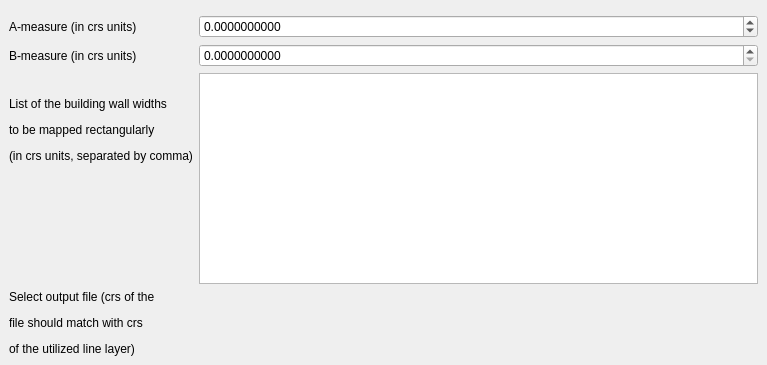
<?xml version="1.0" encoding="UTF-8"?>
<ui version="4.0">
 <class>RectangularDockWidget</class>
 <widget class="QDockWidget" name="RectangularDockWidget">
  <property name="geometry">
   <rect>
    <x>0</x>
    <y>0</y>
    <width>767</width>
    <height>365</height>
   </rect>
  </property>
  <property name="windowTitle">
   <string>Rectangular mapping of points with respect to the line</string>
  </property>
  <widget class="QWidget" name="dockWidgetContents">
   <layout class="QHBoxLayout" name="horizontalLayout">
    <item>
     <layout class="QFormLayout" name="formLayout">
      <item row="0" column="1">
       <layout class="QHBoxLayout" name="horizontalLayout_2"/>
      </item>
      <item row="2" column="0">
       <widget class="QLabel" name="label">
        <property name="text">
         <string>A-measure (in crs units)</string>
        </property>
       </widget>
      </item>
      <item row="2" column="1">
       <widget class="QDoubleSpinBox" name="doublespinbox_a">
        <property name="decimals">
         <number>10</number>
        </property>
        <property name="minimum">
         <double>-99999999.000000000000000</double>
        </property>
        <property name="maximum">
         <double>99999999.000000000000000</double>
        </property>
        <property name="singleStep">
         <double>0.010000000000000</double>
        </property>
       </widget>
      </item>
      <item row="3" column="0">
       <widget class="QLabel" name="label_2">
        <property name="text">
         <string>B-measure (in crs units)</string>
        </property>
       </widget>
      </item>
      <item row="3" column="1">
       <widget class="QDoubleSpinBox" name="doublespinbox_b">
        <property name="decimals">
         <number>10</number>
        </property>
        <property name="maximum">
         <double>99999999.000000000000000</double>
        </property>
        <property name="singleStep">
         <double>0.001000000000000</double>
        </property>
       </widget>
      </item>
      <item row="4" column="0">
       <widget class="QLabel" name="label_3">
        <property name="text">
         <string>&lt;html&gt;&lt;head/&gt;&lt;body&gt;&lt;p&gt;List of the building wall widths&lt;/p&gt;&lt;p&gt;to be mapped rectangularly&lt;/p&gt;&lt;p&gt;(in crs units, separated by comma)&lt;/p&gt;&lt;/body&gt;&lt;/html&gt;</string>
        </property>
       </widget>
      </item>
      <item row="4" column="1">
       <widget class="QTextEdit" name="textEdit"/>
      </item>
      <item row="6" column="0">
       <widget class="QLabel" name="label_4">
        <property name="text">
         <string>&lt;html&gt;&lt;head/&gt;&lt;body&gt;&lt;p&gt;Select output file (crs of the&lt;/p&gt;&lt;p&gt;file should match with crs &lt;/p&gt;&lt;p&gt;of the utilized line layer)&lt;/p&gt;&lt;/body&gt;&lt;/html&gt;</string>
        </property>
       </widget>
      </item>
      <item row="6" column="1">
       <widget class="QgsFileWidget" name="mQgsFileWidget"/>
      </item>
     </layout>
    </item>
   </layout>
  </widget>
 </widget>
 <customwidgets>
  <customwidget>
   <class>QgsFileWidget</class>
   <extends>QWidget</extends>
   <header>qgsfilewidget.h</header>
  </customwidget>
 </customwidgets>
 <resources/>
 <connections/>
</ui>
